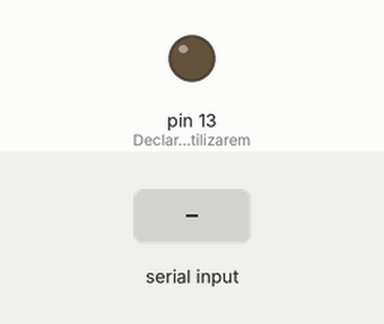
Simulated run of this sketch. Board: Arduino Uno, built with avr-gcc and run on an emulated ATmega328P. Parts: output pins drawn as LEDs (lit = HIGH). The test bench sets the inputs (shaded band).

Above: at 1.2 s.
1.3 s: "1" received over Serial
At 2.4 s:
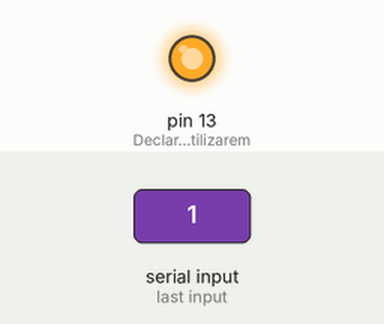
2.8 s: "0" received over Serial
At 3.5 s:
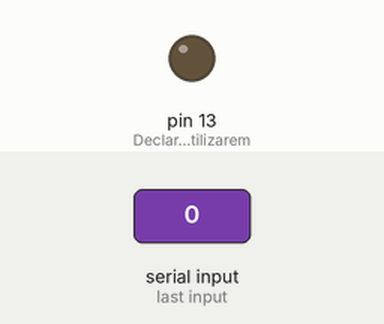
Timing chart, 0 to 5.8 s (numbered marks = the images above; inputs shaded):
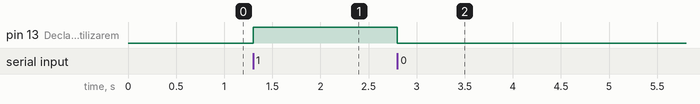

The sketch:

ledSerial.ino
```cpp
char input;

void setup(){

  pinMode(LED_BUILTIN, OUTPUT); // Declaramos que utilizaremos el pin 2 como salida
  digitalWrite(LED_BUILTIN,LOW);
  Serial.begin(9600);
}

void loop(){
  if (Serial.available()>0){

    input=Serial.read();

    if (input=='1'){

      digitalWrite(LED_BUILTIN, HIGH); //Si el valor de input es 1, se enciende el led

    }

    else if(input=='0')

    {

      digitalWrite(LED_BUILTIN, LOW); //Si el valor de input es 2, se apaga el LED

    }

  }
}
```

Measured:
- after the input at 1.3 s, pin 13 (Declaramos_que_utilizarem): LOW → HIGH at once
- after the input at 2.8 s, pin 13 (Declaramos_que_utilizarem): HIGH → LOW at once
